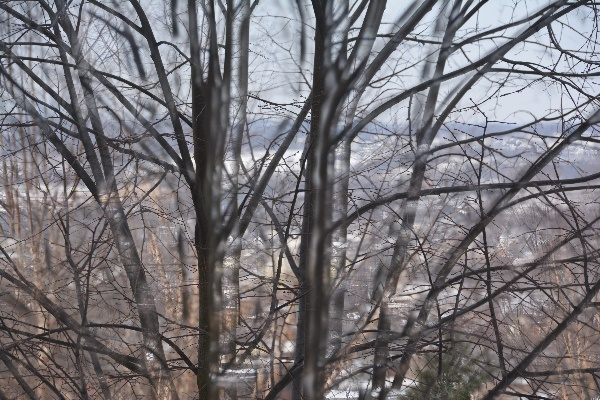
#> input picture hw2/hw2_data/p4_branches_combined.jpg, 600 x 400 px; its folder holds 2 pictures in this run
$ python p3_best_focus.py hw2_data   (older library calls are emulated)
#> lines starting #> are read from the running program, lines starting #| are printed output that depends on the picture
"""
Author:   Jae Park
Course:   CSCI 4270
HW2 Problem 3
File:     p3_best_focus.py
python p3_best_focus.py /dir_name
Purpose:

"""

import cv2
import numpy as np
import os
import sys


def calc_engy(file):
#> called with file = 'p4_branches_combined.jpg'
    filepath = os.path.join(sys.argv[1], file)
    img = cv2.imread(filepath, cv2.IMREAD_GRAYSCALE)
#> img: shape (400, 600); min 19, max 252, mean 118.3

    im_dx = cv2.Sobel(img, cv2.CV_32F, 1, 0)
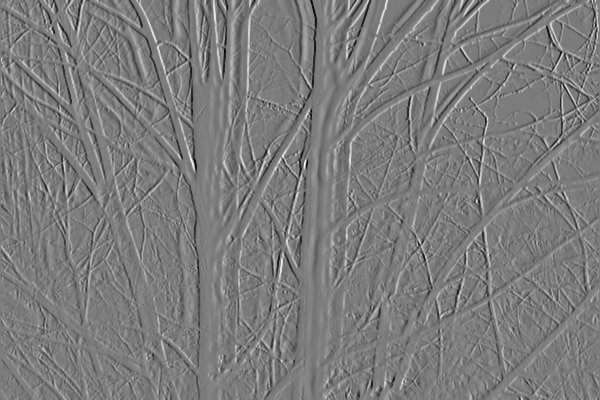
#> im_dx: shape (400, 600) float32; min -771, max 810, mean 0.2; drawn with min black and max white
    im_dy = cv2.Sobel(img, cv2.CV_32F, 0, 1)
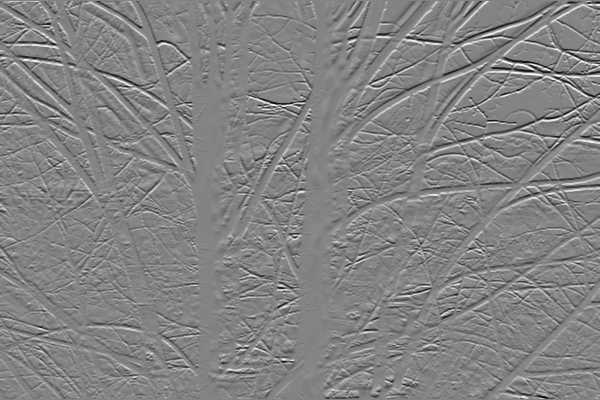
#> im_dy: shape (400, 600) float32; min -770, max 721, mean -0.9; drawn with min black and max white

    sum = np.sum(np.square(im_dx)) + np.sum(np.square(im_dy))
#> sum = 7.62e+09

    return sum / (img.shape[0] * img.shape[1])


if __name__ == '__main__':
    files = [file for file in os.listdir(sys.argv[1])]
    files.sort()

    max_engy_val = 0
    max_val_file = ''

    for filename in files:
        val = calc_engy(filename)
#> val = 31743.1
        print('%s: %.1f' % (filename, val))
#| p4_branches_combined.jpg: 31743.1

        if val > max_engy_val:
            max_engy_val = val
#> max_engy_val = 31743.1
            max_val_file = filename
#> pass 2 of the loop `for filename in files:`:
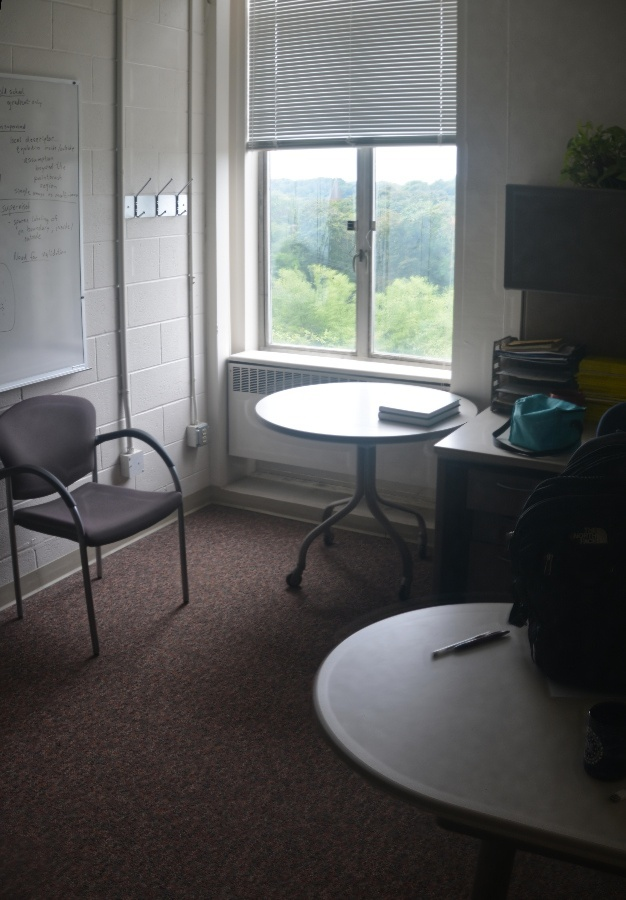
#> input picture hw2/hw2_data/p4_office_combined.jpg, 626 x 900 px
#> img: shape (900, 626)
#> in calc_engy (call 2), `im_dx = cv2.Sobel(img, cv2.CV_32F, 1, 0)`:
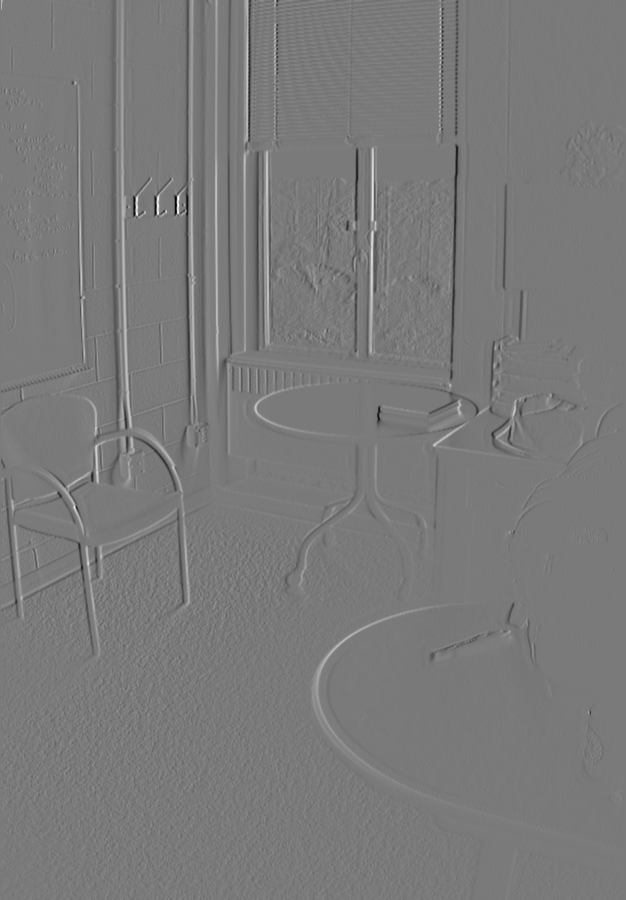
#> im_dx: shape (900, 626) float32; min -603, max 653, mean -0.6; drawn with min black and max white
#> in calc_engy (call 2), `im_dy = cv2.Sobel(img, cv2.CV_32F, 0, 1)`:
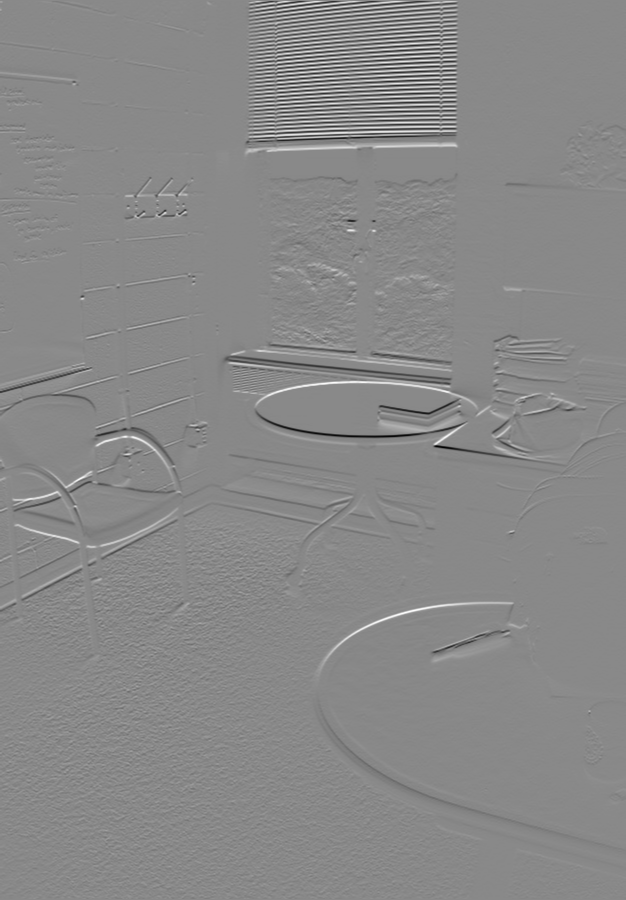
#> im_dy: shape (900, 626) float32; min -699, max 602, mean -0.8; drawn with min black and max white
#> sum = 3.95e+09
#> val = 7012.8
#| p4_office_combined.jpg: 7012.8

    print('Image %s is best focused.' % max_val_file)

    sys.exit()
#> (the program exits here)
